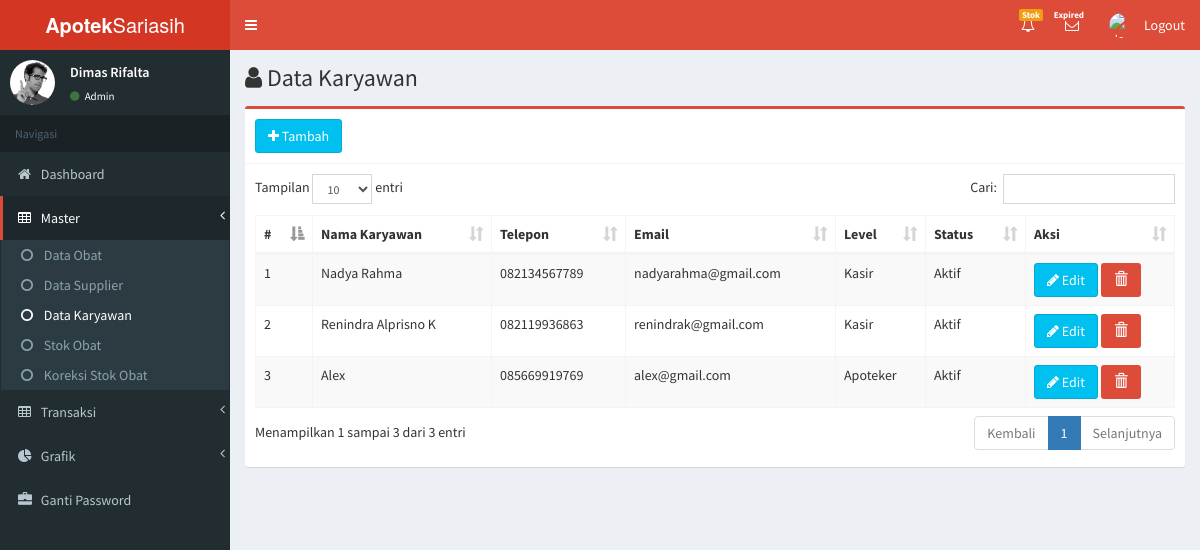
/admin/karyawan/anggota.php (signed in), run on the app's committed database.
### tables this page shows
CREATE TABLE `account` (
  `id_karyawan` varchar(50) NOT NULL,
  `nama` varchar(50) NOT NULL,
  `telepon` varchar(50) NOT NULL,
  `email` varchar(50) NOT NULL,
  `username` varchar(50) NOT NULL,
  `password` varchar(50) NOT NULL,
  `level` int(11) NOT NULL,
  `status` enum('aktif','blokir') NOT NULL
);

### admin/karyawan/anggota.php (the view, shortened to what this page needs)
<?php include 'theme/header.php';?>
<aside class="main-sidebar">
  <section class="sidebar">
    <div class="user-panel">
      <div class="pull-left image">
        <img src="dist/img/user2-160x160.jpg" class="img-circle" alt="User Image">
      </div>
      <div class="pull-left info">
        <p><?php echo $_SESSION['username']; ?></p>
        <a href="#"><i class="fa fa-circle text-success"></i>
          <?php
if ($_SESSION['level'] == 'Apoteker') {
	echo "Apoteker";
} elseif ($_SESSION['level'] == 'Admin') {
	echo "Admin";
} elseif ($_SESSION['level'] == 'Karyawan') {
	echo "Kasir";
}
?></a>
        </div>
      </div>
      <ul class="sidebar-menu" data-widget="tree">
        <li class="header">Navigasi</li>
        <li class=""><a href="<?php $_SERVER[SCRIPT_NAME];?>?page=dashboard">
         <i class="fa fa-home"></i> <span>Dashboard</span>
       </a></li>
       <li class="treeview active">
        <a href="#">
          <i class="fa fa-table"></i> <span>Master </span>
          <span class="pull-right-container">
            <i class="fa fa-angle-left pull-right"></i>
          </span>
        </a>
        <ul class="treeview-menu">
          <li><a href="<?php $_SERVER[SCRIPT_NAME];?>?page=obat">
            <i class="fa fa-circle-o""></i> <span> Data Obat</span>
          </a>
        </li>
        <li><a href="<?php $_SERVER[SCRIPT_NAME];?>?page=supplier">
          <i class="fa fa-circle-o""></i> <span> Data Supplier</span>
        </a>
      </li>
      <li class = active><a href="<?php $_SERVER[SCRIPT_NAME];?>?page=anggota">
        <i class="fa fa-circle-o""></i> <span>Data Karyawan</span>
      </a>
    </li>
    <li><a href="<?php $_SERVER[SCRIPT_NAME];?>?page=stok_obat">
      <i class="fa fa-circle-o""></i> <span> Stok Obat</span>
    </a>
  </li>
<li class=""><a href="<?php $_SERVER[SCRIPT_NAME];?>?page=koreksi">
    <i class="fa fa-circle-o""></i> <span> Koreksi Stok Obat</span>
  </a>
</li>
</ul>
</li>
<li class="treeview ">
  <a href="#">
    <i class="fa fa-table"></i> <span>Transaksi</span>
    <span class="pull-right-container">
      <i class="fa fa-angle-left pull-right"></i>
    </span>
  </a>
</li>
<li class="treeview ">
  <a href="#">
    <i class="fa fa-pie-chart"></i>
    <span>Grafik</span>
    <span class="pull-right-container">
      <i class="fa fa-angle-left pull-right"></i>
    </span>
  </a>
</li>
<li class="">
  <a href="<?php $_SERVER[SCRIPT_NAME];?>?page=pass">
   <i class="glyphicon glyphicon-briefcase"></i> <span>Ganti Password</span>
 </a>
</li>
</ul>
</section>
</aside>
<div class="content-wrapper">
  <section class="content-header">
    <h1>
      <i class="fa  fa-user icon-title"></i> Data Karyawan
    </h1>
  </section>
  <section class="content">
<div class="box box-danger">
  <div class="box-header with-border">
    <h3 class="box-title"> <a href="#" data-toggle="modal" data-target="#my-modal1" class="btn btn-info"><li class="fa fa-plus"></li> Tambah</a></h3>
  </div>
  <div class="box-body">
   <table id="example1" class="table table-bordered table-striped table-hover">
    <thead>
      <tr>
        <th>#</th>
        <th>Nama Karyawan</th>
        <th>Telepon</th>
        <th>Email</th>
        <th>Level</th>
        <th>Status</th>
        <th>Aksi</th>
      </tr>
    </thead>
    <tbody>
      <?php
$sql = "SELECT  * FROM account WHERE level !=1";
$no = 1;
if (!$result = mysqli_query($config, $sql)) {
	die('Error:' . mysqli_error($config));
} else {
	if (mysqli_num_rows($result) > 0) {
		while ($row = mysqli_fetch_assoc($result)) {
			?>
            <tr>
              <td><?php echo $no; ?></td>
              <td><?php echo $row['nama']; ?></td>
              <td><?php echo $row['telepon']; ?></td>
              <td><?php echo $row['email']; ?></td>
              <td>
                <?php if ($row['level'] == 1) {
				echo "Admin";
			} elseif ($row['level'] == 2) {
				echo "Apoteker";
			} elseif ($row['level'] == 3) {
				echo "Kasir";
			}?>
             </td>
             <td>
              <?php
if ($row['status'] == 'aktif') {
				echo "Aktif";
			} elseif ($row['status'] == 'blokir') {
				echo "Di blokir";
			}
			?>
            </td>
            <td>
              <a href="<?php $_SERVER[SCRIPT_NAME];?>?page=anggota&id_karyawan=<?php echo $row['id_karyawan']; ?>" class="btn btn-info"><li class="fa fa-pencil"></li> Edit</a>
               <a href="#" onclick="confirm_modal('admin/karyawan/aksi.php?sender=hapus&id_karyawan=<?php echo $row['id_karyawan']; ?>');" class="btn bg-red smallbtn"><i class="glyphicon glyphicon-trash"></i></a>
                </td>
              </tr>
              <?php
$no++;
		}
	} else {
		echo '';
	}
}?>
      </tbody>
    </table>
  </div>
</div>
</section>
</div>
</div>
<?php include 'theme/footer.php';?>

### data on the page
account: nama "Nadya Rahma", telepon "082134567789", email "nadyarahma@gmail.com", level "Kasir", status "Aktif"
account: nama "Renindra Alprisno K", telepon "082119936863", email "renindrak@gmail.com", level "Kasir", status "Aktif"
account: nama "Alex", telepon "085669919769", email "alex@gmail.com", level "Apoteker", status "Aktif"

### other printed values
$_SESSION['username'] "Dimas Rifalta"
